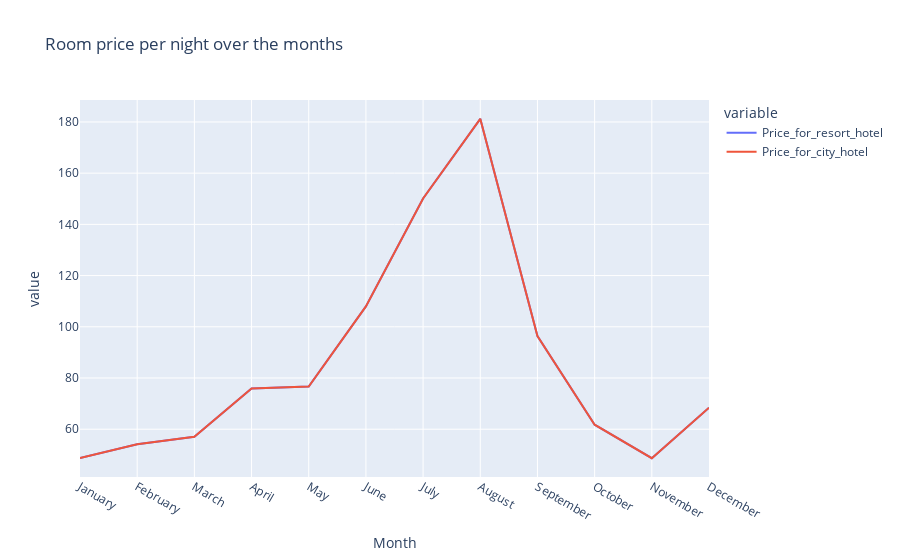

Write notebook code for a chart like this one.
### Code cell
px.line(final,x='Month',y=['Price_for_resort_hotel', 'Price_for_city_hotel'],title='Room price per night over the months')           #plotting table using line

### Figure 1 — Plotly figure (JSON) as saved in the notebook; plotly's stock layout.template omitted (floating-point values rounded to 4 significant figures)
{"data": [{"hovertemplate": "variable=Price_for_resort_hotel<br>Month=%{x}<br>value=%{y}<extra></extra>", "legendgroup": "Price_for_resort_hotel", "line": {"color": "#636efa", "dash": "solid"}, "marker": {"symbol": "circle"}, "mode": "lines", "name": "Price_for_resort_hotel", "orientation": "v", "showlegend": true, "type": "scatter", "x": ["January", "February", "March", "April", "May", "June", "July", "August", "September", "October", "November", "December"], "xaxis": "x", "y": [48.76, 54.15, 57.06, 75.87, 76.66, 108.0, 150.1, 181.2, 96.42, 61.78, 48.71, 68.41], "yaxis": "y"}, {"hovertemplate": "variable=Price_for_city_hotel<br>Month=%{x}<br>value=%{y}<extra></extra>", "legendgroup": "Price_for_city_hotel", "line": {"color": "#EF553B", "dash": "solid"}, "marker": {"symbol": "circle"}, "mode": "lines", "name": "Price_for_city_hotel", "orientation": "v", "showlegend": true, "type": "scatter", "x": ["January", "February", "March", "April", "May", "June", "July", "August", "September", "October", "November", "December"], "xaxis": "x", "y": [48.76, 54.15, 57.06, 75.87, 76.66, 108.0, 150.1, 181.2, 96.42, 61.78, 48.71, 68.41], "yaxis": "y"}], "layout": {"legend": {"title": {"text": "variable"}, "tracegroupgap": 0}, "title": {"text": "Room price per night over the months"}, "xaxis": {"anchor": "y", "domain": [0, 1], "title": {"text": "Month"}}, "yaxis": {"anchor": "x", "domain": [0, 1], "title": {"text": "value"}}}}
